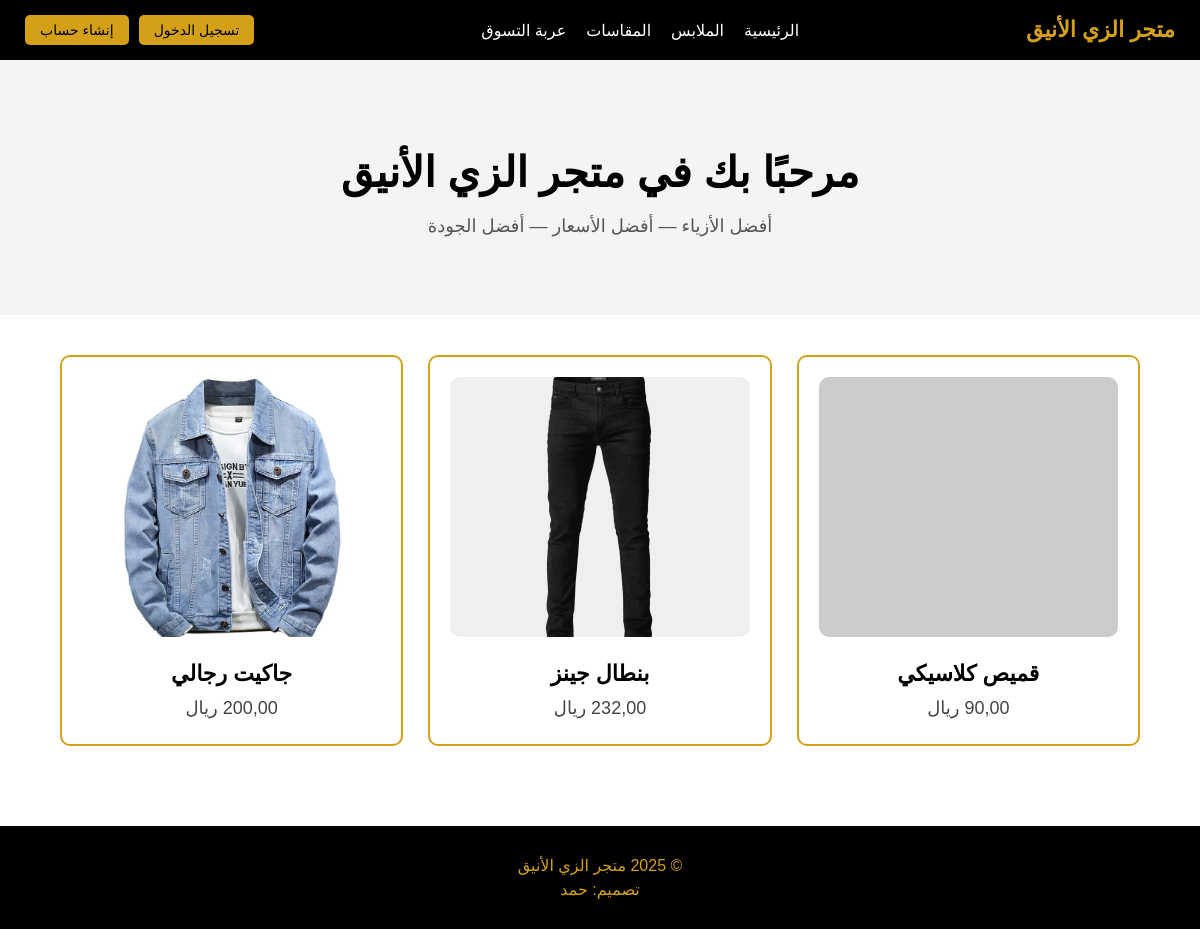
The page / on the database its author committed.
### products/models.py (models this page shows, shortened)
class Product(models.Model):
    name = models.CharField(max_length=200, verbose_name="اسم المنتج")
    price = models.DecimalField(max_digits=10, decimal_places=2, verbose_name="السعر")
    stock = models.IntegerField(default=0, verbose_name="الكمية المتوفرة")
    description = models.TextField(blank=True, null=True, verbose_name="الوصف")
    image = models.ImageField(upload_to='products/', blank=True, null=True, verbose_name="الصورة")
    created_at = models.DateTimeField(auto_now_add=True, verbose_name="تاريخ الإضافة")
    class Meta:
        verbose_name = "منتج"
        verbose_name_plural = "المنتجات"

### products/views.py (the view)
# urls.py: path('', home, name='home'),
def home(request):
    products = Product.objects.all().order_by("-id")  # ترتيب من الأحدث للأقدم
    return render(request, "home.html", {"products": products})

### templates/home.html (shortened to what this page needs)
<!DOCTYPE html>
<html lang="ar">
<head>
</head>
<body>
{% include 'header.html' %}
<div class="hero">
    <h1>مرحبًا بك في متجر الزي الأنيق</h1>
    <p>أفضل الأزياء — أفضل الأسعار — أفضل الجودة</p>
</div>
<div class="products">
    {% for product in products %}
    <div class="product-card">
        {% if product.image %}
        <img src="{{ product.image.url }}" alt="{{ product.name }}">
        {% else %}
        <img src="https://via.placeholder.com/300" alt="no image">
        {% endif %}
        <h3>{{ product.name }}</h3>
        <p>{{ product.price }} ريال</p>
    </div>
    {% empty %}
        <div class="empty-message">لا توجد منتجات مضافة حالياً</div>
    {% endfor %}
</div>
{% include 'footer.html' %}
</body>
</html>

### templates/home.html (style rules this page uses)
body { margin: 0; direction: rtl; background-color: #ffffff; font-family: 'Tahoma', sans-serif; }
.hero { background-color: #f4f4f4; padding: 60px 20px; text-align: center; }
.hero h1 { color: #000; font-size: 42px; margin-bottom: 10px; }
.hero p { color: #555; font-size: 18px; }
.products { display: grid; grid-template-columns: repeat(auto-fit, minmax(280px, 1fr)); gap: 25px; padding: 40px 60px; }
.product-card { background-color: #fff; border: 2px solid #d4a017; padding: 20px; text-align: center; border-radius: 10px; transition: 0.3s ease; }
.product-card img { width: 100%; height: 260px; object-fit: cover; border-radius: 10px; margin-bottom: 10px; }
.product-card h3 { margin: 10px 0; font-size: 22px; }
.product-card p { margin: 5px 0; color: #444; font-size: 18px; }

### templates/header.html (style rules this page uses)
body { margin: 0; direction: rtl; font-family: 'Tahoma', sans-serif; }

### rows shown on the page
Product: name "قميص كلاسيكي"
Product: image (picture), name "بنطال جينز"
Product: image (picture), name "جاكيت رجالي"
